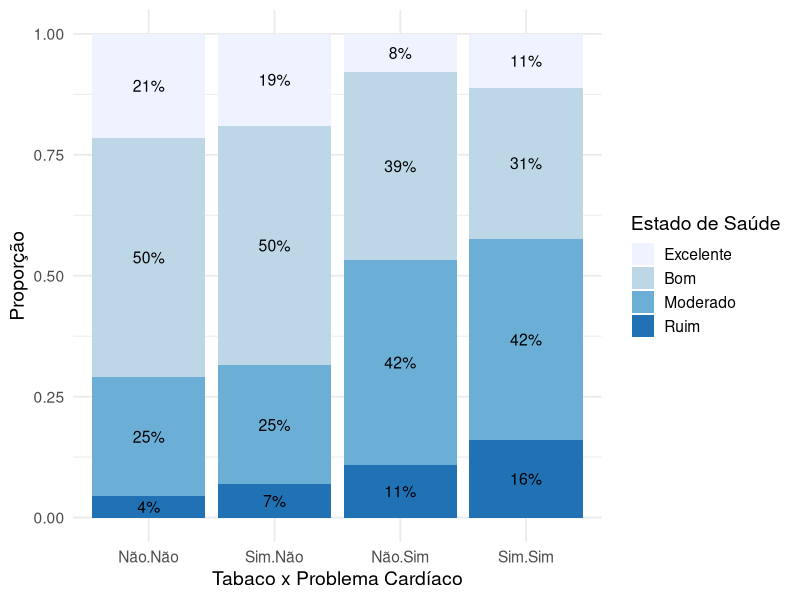

R code for this plot:
## ---- chunk 1
library(tidyverse)
library(VGAM)
library(MASS)
library(kableExtra)
library(knitr)
library(scales)  # para percent_format
library(ggtext)  # para formatação se quiser melhorar labels (opcional)

## ---- chunk 2





dados <- tribble(
  ~tabaco, ~cardiaco, ~Excelente, ~Bom, ~Moderado, ~Ruim,
  "Sim",   "Sim",         27,     76,     101,      39,
  "Sim",   "Não",        402,    1050,    522,     145,
  "Não",   "Sim",         83,    406,     442,     114,
  "Não",   "Não",       1959,   4521,    2243,     405
)

# Transformar em formato longo
dados_long <- dados |>
  pivot_longer(cols = Excelente:Ruim, names_to = "estado_saude", values_to = "freq") |>
  mutate(
    tabaco = factor(tabaco),
    cardiaco = factor(cardiaco),
    estado_saude = factor(estado_saude, levels = c("Excelente", "Bom", "Moderado", "Ruim"), ordered = TRUE)
  )


# Calcular proporções por grupo
dados_prob <- dados_long |>
  group_by(tabaco, cardiaco) |>
  mutate(proporcao = freq / sum(freq))
attach(dados_prob)

## ---- chunk 3
dados1 <- dados |> 
  mutate(Total=rowSums(dados[,c(3:6)]))


dados1 |> 
  kbl() |> 
  kable_classic(full_width = F, html_font = "Cambria")




## ---- chunk 4

# Gráfico de barras empilhadas

# ggplot(dados_prob, aes(x = interaction(tabaco, cardiaco), y = proporcao, fill = estado_saude)) +
#   geom_col() +
#   labs(x = "Tabaco x Problema Cardíaco", y = "Proporção", fill = "Estado de Saúde") +
#   theme_minimal()


## ---- chunk 5

# Gráfico com valores e cores em tons pastel
ggplot(dados_prob, aes(x = interaction(tabaco, cardiaco), y = proporcao, fill = estado_saude)) +
  geom_col() +
  geom_text(aes(label = scales::percent(proporcao, accuracy = 1)),
            position = position_stack(vjust = 0.5), size = 4, color = "black") +
  scale_fill_brewer(palette = "Blues") +
  labs(x = "Tabaco x Problema Cardíaco", y = "Proporção", fill = "Estado de Saúde") +
  theme_minimal(base_size = 14)
## ---- chunk 6
# Modelo chances não proporcionais
mcnp <- vglm(cbind(Excelente,Bom,Moderado,Ruim) ~ tabaco,
             cumulative(parallel=FALSE,reverse=FALSE), dados)

# Modelo de chances proporcionais
mcp <- vglm(cbind(Excelente,Bom,Moderado,Ruim) ~ tabaco,
            cumulative(parallel=TRUE,reverse=FALSE), dados) 

round(coef(mcnp, matrix = TRUE), digits = 3)
round(coef(mcp, matrix = TRUE), digits = 3)

# Comparação dos modelos
TRV <- 2*(logLik(mcnp) - logLik(mcp))
gl <- length(coef(mcnp)) - length(coef(mcp))
p <- 1-pchisq(TRV,gl)
cbind(TRV, gl, p)

lrtest(mcnp, mcp)

## ---- chunk 7
# Modelos com somente CARDIACO

# Modelo chances não proporcionais
mcnp <- vglm(cbind(Excelente,Bom,Moderado,Ruim) ~ cardiaco,
             cumulative(parallel=FALSE,reverse=FALSE), dados)

# Modelo de chances proporcionais
mcp <- vglm(cbind(Excelente,Bom,Moderado,Ruim) ~ cardiaco,
            cumulative(parallel=TRUE,reverse=FALSE), dados) 

coef(mcnp, matrix = TRUE)
coef(mcp, matrix = TRUE)

# Comparação dos modelos
TRV <- 2*(logLik(mcnp) - logLik(mcp))
gl <- length(coef(mcnp)) - length(coef(mcp))
p <- 1-pchisq(TRV,gl)
cbind(TRV, gl, p)

lrtest(mcnp, mcp)
